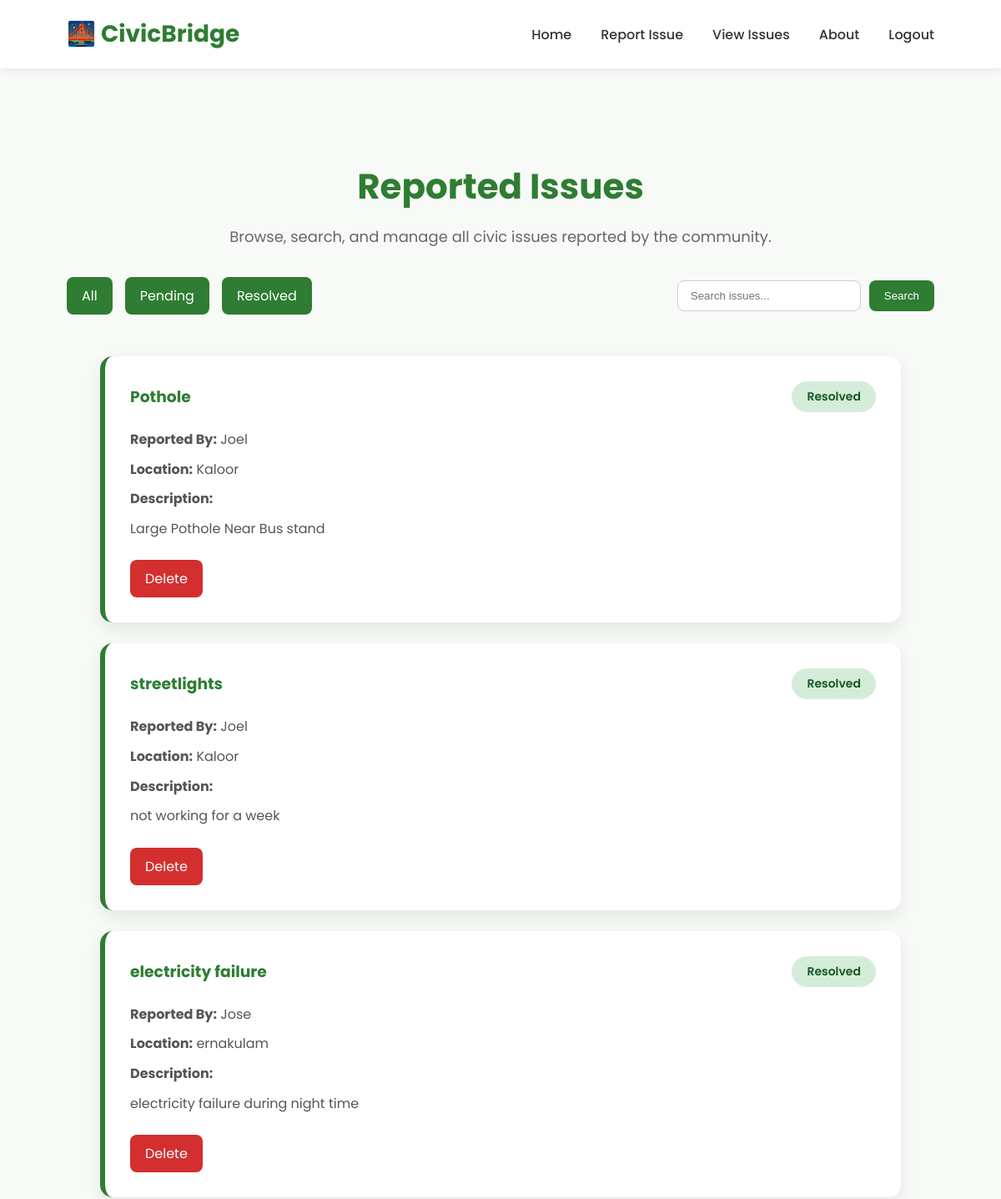
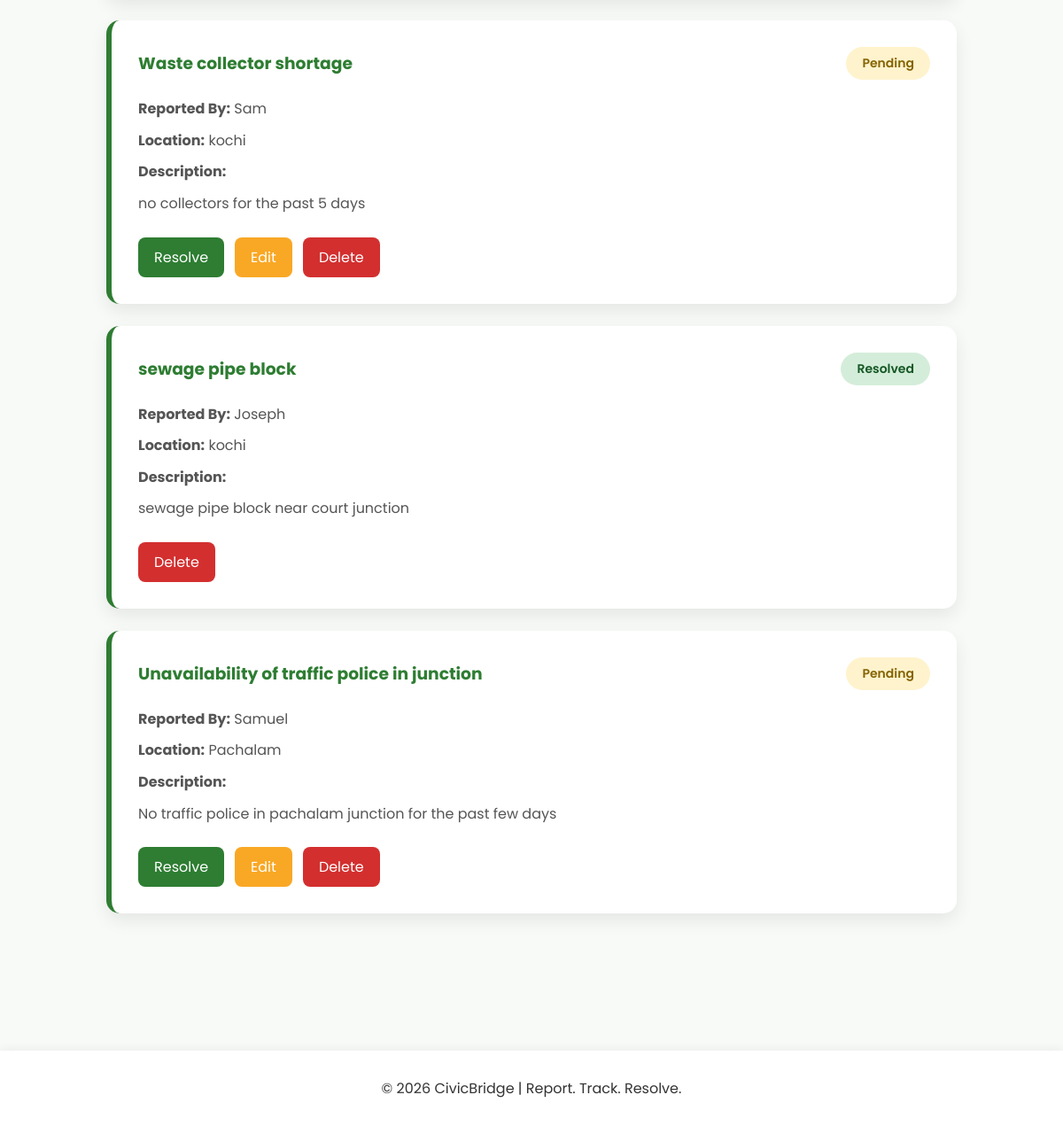
The app's page /issues (signed in) with its own data (2 pictures, top to bottom).
### tables this page shows
CREATE TABLE reports (
    id INTEGER PRIMARY KEY AUTOINCREMENT,
    name TEXT,
    location TEXT,
    title TEXT,
    description TEXT
, status TEXT, username TEXT);

### app/app.py (the view)
@app.route("/issues")
def issues():
    conn = sqlite3.connect("civicbridge.db")
    cursor=conn.cursor()
    status=request.args.get("status")
    search=request.args.get("search")
    if search:
        cursor.execute(
            "SELECT * FROM reports WHERE title LIKE ?",
            (f"%{search}%",)
        )
    elif status:
        cursor.execute(
            "SELECT * FROM reports WHERE status=?",
            (status,)
        )
    else:
        cursor.execute("SELECT * from reports")
    reports=cursor.fetchall()
    conn.close()
    return render_template("issues.html", reports=reports)

### app/templates/issues.html (shortened to what this page needs)
{% extends "base.html" %}
{% block content %}
<section class="issues-header">
    <h1>Reported Issues</h1>
    <p>
        Browse, search, and manage all civic issues reported by the community.
    </p>
    <div class="filter-bar">
        <div class="filter-links">
            <a href="/issues">All</a>
            <a href="/issues?status=Pending">Pending</a>
            <a href="/issues?status=Resolved">Resolved</a>
        </div>
        <form method="get" action="/issues" class="search-form">
            <input
                type="text"
                name="search"
                placeholder="Search issues..."
                value="{{ request.args.get('search', '') }}"
            >
            <button type="submit">
                Search
            </button>
        </form>
    </div>
</section>
<div class="issues-container">
{% if reports %}
    {% for report in reports %}
    <div class="issue-card">
        <div class="issue-top">
            <h3>{{ report[3] }}</h3>
            {% if report[5] == "Resolved" %}
                <span class="status resolved">
                    Resolved
                </span>
            {% else %}
                <span class="status pending">
                    Pending
                </span>
            {% endif %}
        </div>
        <p><strong>Reported By:</strong> {{ report[1] }}</p>
        <p><strong>Location:</strong> {{ report[2] }}</p>
        <p><strong>Description:</strong></p>
        <p>{{ report[4] }}</p>
        <div class="issue-actions">
            {% if report[5] == "Pending" %}
                <a href="/resolve/{{ report[0] }}" class="btn-resolve">
                    Resolve
                </a>
                <a href="/edit/{{ report[0] }}" class="btn-edit">
                    Edit
                </a>
            {% endif %}
            <a href="/delete/{{ report[0] }}" class="btn-delete">
                Delete
            </a>
        </div>
    </div>
    {% endfor %}
{% endif %}
</div>
{% endblock %}

### app/static/style.css (style rules this page uses)
* { margin:0; padding:0; box-sizing:border-box; }
body { font-family:'Poppins',sans-serif; background:#f8faf8; color:#333; }
.status { display:inline-block; padding:8px 18px; border-radius:30px; font-size:14px; font-weight:600; }
.pending { background:#fff3cd; color:#856404; }
.resolved { background:#d4edda; color:#155724; }
.issues-header { padding:60px 0 30px; text-align:center; }
.issues-header h1 { font-size:42px; color:#2e7d32; margin-bottom:15px; }
.issues-header p { color:#666; font-size:18px; margin-bottom:35px; }
.filter-bar { display:flex; justify-content:space-between; align-items:center; flex-wrap:wrap; gap:20px; }
.filter-links { display:flex; gap:15px; }
.filter-links a { text-decoration:none; background:#2e7d32; color:white; padding:10px 18px; border-radius:8px; transition:0.3s; }
.search-form { display:flex; gap:10px; }
.search-form input { padding:10px 15px; border:1px solid #ccc; border-radius:8px; width:220px; }
.search-form button { background:#2e7d32; color:white; border:none; padding:10px 18px; border-radius:8px; cursor:pointer; transition:0.3s; }
.issue-card { background:white; padding:30px; border-radius:15px; border-left:6px solid #2e7d32; box-shadow:0 8px 20px rgba(0,0,0,0.08); margin-bottom:25px; transition:0.3s; }
.issue-top { display:flex; justify-content:space-between; align-items:center; margin-bottom:20px; }
.issue-top h3 { color:#2e7d32; margin:0; }
.issue-card p { color:#555; margin:10px 0; line-height:1.6; }
.issue-actions { display:flex; gap:12px; margin-top:25px; flex-wrap:wrap; }
.btn-resolve, .btn-edit, .btn-delete { text-decoration:none; color:white; padding:10px 18px; border-radius:8px; transition:0.3s; }
.btn-resolve { background:#2e7d32; }
.btn-edit { background:#f9a825; }
.btn-delete { background:#d32f2f; }
.issues-container { max-width:1000px; margin:0 auto; padding:20px; }

### records on screen
reports: title "Pothole", status "Resolved", name "Joel", location "Kaloor", description "Large Pothole Near Bus stand"
reports: title "streetlights", status "Resolved", name "Joel", location "Kaloor", description "not working for a week"
reports: title "electricity failure", status "Resolved", name "Jose", location "ernakulam", description "electricity failure during night time"
reports: title "Waste collector shortage", status "Pending", name "Sam", location "kochi", description "no collectors for the past 5 days"
reports: title "sewage pipe block", status "Resolved", name "Joseph", location "kochi", description "sewage pipe block near court junction"
reports: title "Unavailability of traffic police in junction", status "Pending", name "Samuel", location "Pachalam", description "No traffic police in pachalam junction for the past few days"
